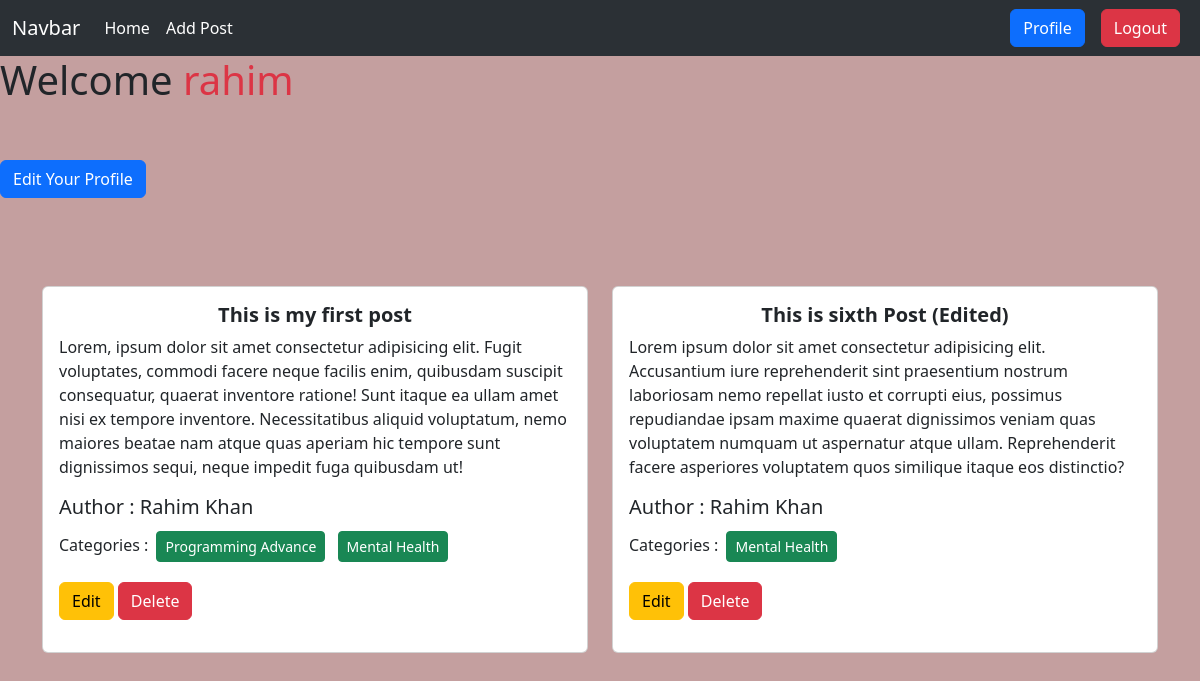
Screenshot of /author/profile/ (signed in) with the database file from the repository.
### posts/models.py (models this page shows, shortened)
class Post(models.Model):
    title = models.CharField(max_length=50)
    content = models.TextField()
    category = models.ManyToManyField(Category)
    author = models.ForeignKey(User,on_delete=models.CASCADE)

### categories/models.py (models this page shows, shortened)
class Category(models.Model):
    name = models.CharField(max_length=100)
    slug = models.SlugField(max_length=100,unique=True,null=True,blank=True)

### author/views.py (the view)
# urls.py: path('profile/',views.profile,name="profile"),
@login_required
def profile(request):
    data = Post.objects.filter(author=request.user)
    return render(request,'profile.html',{'data':data})

### author/templates/profile.html (shortened to what this page needs)
{% extends 'base.html' %}
{% load crispy_forms_tags %}
{% block content %}
<h1>
    Welcome <span class="text-danger">{{user.username}}</span>
</h1>
<br>
<br>
<p>
    <a href="{% url 'edit_profile' %}" class="btn btn-primary">Edit Your Profile</a>
</p>
<br>
<br>
<div class="container my-4">
    <div class="row row-cols-1 row-cols-md-2 g-4">
        {% for post in data %}
        <div class="col">
            <div class="card">
                <div class="card-body">
                    <h5 class="card-title text-center fw-bold"> {{post.title}} </h5>
                    <p class="card-text">{{post.content}}</p>
                    <h5>Author : {{post.author.first_name}} {{post.author.last_name}}</h5>
                    <p>
                        Categories :
                        {% for cat in post.category.all %}
                        <button class="btn btn-sm btn-success mx-1 my-1">{{cat.name}}</button>
                        {% endfor %}
                    </p>
                    <p>
                        <a href="{% url 'edit_post' post.id %}" class="btn btn-warning">Edit</a>
                        <a href="{% url 'delete_post' post.id %}" class="btn btn-danger">Delete</a>
                    </p>
                </div>
            </div>
        </div>
        {% endfor %}
    </div>
</div>
{% endblock content %}

### rows the page displays
Post: title "This is my first post", content "Lorem, ipsum dolor sit amet consectetur adipisicing elit. Fugit voluptates, commodi facere neque facilis enim, quibusdam suscipit consequatur, quaerat inventore ratione! Sunt itaque ea ullam amet nisi ex tempore inventore. Necessitatibus aliquid voluptatum, nemo maiores beatae nam atque quas aperiam hic tempore sunt dignissimos sequi, neque impedit fuga quibusdam ut!", author.first_name "Rahim", author.last_name "Khan"
Category: name "Programming Advance"
Category: name "Mental Health"
Post: title "This is sixth Post (Edited)", content "Lorem ipsum dolor sit amet consectetur adipisicing elit. Accusantium iure reprehenderit sint praesentium nostrum laboriosam nemo repellat iusto et corrupti eius, possimus repudiandae ipsam maxime quaerat dignissimos veniam quas voluptatem numquam ut aspernatur atque ullam. Reprehenderit facere asperiores voluptatem quos similique itaque eos distinctio?", author.first_name "Rahim", author.last_name "Khan"

### other values shown
{{ user.username }} "rahim"
